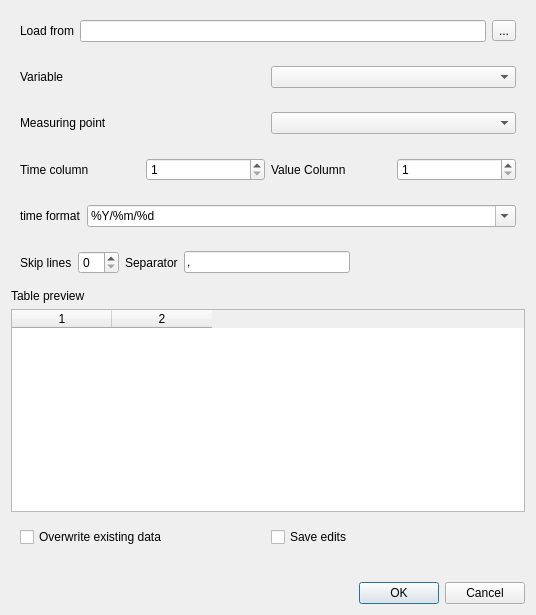
<?xml version="1.0" encoding="UTF-8"?>
<ui version="4.0">
 <class>Dialog</class>
 <widget class="QDialog" name="Dialog">
  <property name="geometry">
   <rect>
    <x>0</x>
    <y>0</y>
    <width>536</width>
    <height>615</height>
   </rect>
  </property>
  <property name="maximumSize">
   <size>
    <width>1000</width>
    <height>1000</height>
   </size>
  </property>
  <property name="windowTitle">
   <string>Import data</string>
  </property>
  <property name="locale">
   <locale language="English" country="UnitedKingdom"/>
  </property>
  <layout class="QVBoxLayout" name="verticalLayout">
   <item>
    <widget class="QWidget" name="widget" native="true">
     <layout class="QHBoxLayout" name="horizontalLayout_2">
      <item>
       <widget class="QLabel" name="SELFILE_LBL">
        <property name="text">
         <string>Load from</string>
        </property>
       </widget>
      </item>
      <item>
       <widget class="QLineEdit" name="SELFILE_TXT"/>
      </item>
      <item>
       <widget class="QToolButton" name="SELFILE_BTN">
        <property name="text">
         <string>...</string>
        </property>
       </widget>
      </item>
     </layout>
    </widget>
   </item>
   <item>
    <widget class="QWidget" name="widget_5" native="true">
     <layout class="QGridLayout" name="gridLayout">
      <item row="0" column="1">
       <widget class="QComboBox" name="VAR_CB"/>
      </item>
      <item row="0" column="0">
       <widget class="QLabel" name="VAR_LBL">
        <property name="text">
         <string>Variable</string>
        </property>
       </widget>
      </item>
     </layout>
    </widget>
   </item>
   <item>
    <widget class="QWidget" name="widget_6" native="true">
     <layout class="QGridLayout" name="gridLayout_2">
      <item row="0" column="1">
       <widget class="QComboBox" name="SENSOR_CB"/>
      </item>
      <item row="0" column="0">
       <widget class="QLabel" name="SENSOR_LBL">
        <property name="text">
         <string>Measuring point</string>
        </property>
       </widget>
      </item>
     </layout>
    </widget>
   </item>
   <item>
    <widget class="QWidget" name="widget_2" native="true">
     <layout class="QHBoxLayout" name="horizontalLayout_3">
      <item>
       <widget class="QLabel" name="TC_LBL">
        <property name="text">
         <string>Time column</string>
        </property>
       </widget>
      </item>
      <item>
       <widget class="QSpinBox" name="TC_SB">
        <property name="minimum">
         <number>1</number>
        </property>
       </widget>
      </item>
      <item>
       <widget class="QLabel" name="VC_LBL">
        <property name="text">
         <string>Value Column</string>
        </property>
       </widget>
      </item>
      <item>
       <widget class="QSpinBox" name="VC_SB">
        <property name="minimum">
         <number>1</number>
        </property>
       </widget>
      </item>
     </layout>
    </widget>
   </item>
   <item>
    <widget class="QWidget" name="widget_3" native="true">
     <layout class="QFormLayout" name="formLayout">
      <item row="0" column="0">
       <widget class="QLabel" name="FORMAT_LBL">
        <property name="text">
         <string>time format</string>
        </property>
       </widget>
      </item>
      <item row="0" column="1">
       <widget class="QComboBox" name="FORMAT_TXT">
        <property name="editable">
         <bool>true</bool>
        </property>
        <item>
         <property name="text">
          <string>%Y/%m/%d</string>
         </property>
        </item>
        <item>
         <property name="text">
          <string>%d/%m/%Y </string>
         </property>
        </item>
        <item>
         <property name="text">
          <string>%d-%m-%Y</string>
         </property>
        </item>
        <item>
         <property name="text">
          <string>%Y/%m/%d %H:%M</string>
         </property>
        </item>
       </widget>
      </item>
     </layout>
    </widget>
   </item>
   <item>
    <widget class="QWidget" name="widget_4" native="true">
     <layout class="QHBoxLayout" name="horizontalLayout_5">
      <item>
       <widget class="QLabel" name="SKIPLINES_LBL">
        <property name="text">
         <string>Skip lines</string>
        </property>
       </widget>
      </item>
      <item>
       <widget class="QSpinBox" name="SKIPLINES_SB">
        <property name="value">
         <number>0</number>
        </property>
       </widget>
      </item>
      <item>
       <widget class="QLabel" name="SEP_LBL">
        <property name="text">
         <string>Separator</string>
        </property>
       </widget>
      </item>
      <item>
       <widget class="QLineEdit" name="SEP_TXT">
        <property name="text">
         <string>,</string>
        </property>
       </widget>
      </item>
      <item>
       <spacer name="horizontalSpacer">
        <property name="orientation">
         <enum>Qt::Horizontal</enum>
        </property>
        <property name="sizeHint" stdset="0">
         <size>
          <width>40</width>
          <height>20</height>
         </size>
        </property>
       </spacer>
      </item>
     </layout>
    </widget>
   </item>
   <item>
    <widget class="QLabel" name="label">
     <property name="text">
      <string>Table preview</string>
     </property>
    </widget>
   </item>
   <item>
    <widget class="QTableWidget" name="TABLE_PREVIEW">
     <property name="editTriggers">
      <set>QAbstractItemView::NoEditTriggers</set>
     </property>
     <property name="columnCount">
      <number>2</number>
     </property>
     <column/>
     <column/>
    </widget>
   </item>
   <item>
    <widget class="QWidget" name="widget_7" native="true">
     <layout class="QHBoxLayout" name="horizontalLayout">
      <item>
       <widget class="QCheckBox" name="OVERWRITE_CB">
        <property name="text">
         <string>Overwrite existing data</string>
        </property>
       </widget>
      </item>
      <item>
       <widget class="QCheckBox" name="SAVEEDIT_CB">
        <property name="text">
         <string>Save edits</string>
        </property>
       </widget>
      </item>
     </layout>
    </widget>
   </item>
   <item>
    <widget class="QLabel" name="MSG_LBL">
     <property name="text">
      <string/>
     </property>
    </widget>
   </item>
   <item>
    <widget class="QDialogButtonBox" name="buttonBox">
     <property name="orientation">
      <enum>Qt::Horizontal</enum>
     </property>
     <property name="standardButtons">
      <set>QDialogButtonBox::Cancel|QDialogButtonBox::Ok</set>
     </property>
    </widget>
   </item>
  </layout>
 </widget>
 <resources/>
 <connections/>
</ui>
